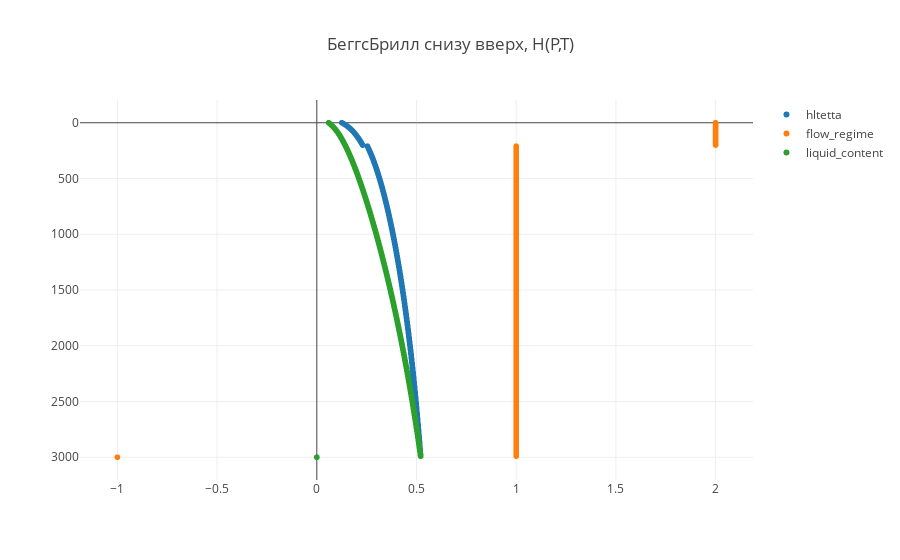

The notebook cell this image was saved under:
### Code cell
trace_hltetta = go.Scattergl(
    x = liquid_content_theta,
    y = h_list,
    name = 'hltetta',
    mode = 'markers'
)

trace_flow_regime = go.Scattergl(
    x = flow_regime,
    y = h_list,
    name = 'flow_regime',
    mode = 'markers'
)
trace_liquid_content = go.Scattergl(
    x = liquid_content,
    y = h_list,
    name = 'liquid_content',
    mode = 'markers'
)




data = [trace_hltetta, trace_flow_regime, trace_liquid_content]

layout = dict(title = 'БеггсБрилл снизу вверх, H(P,T)',  yaxis=dict(autorange='reversed'))

fig = dict(data=data, layout=layout)

iplot(fig, filename='basic-scatter')

### Figure 1 — Plotly figure (JSON) as saved in the notebook; plotly's stock layout.template omitted (floating-point values rounded to 4 significant figures; data arrays with more than 128 entries replaced by an {"elided": "..."} marker saying what was removed)
{"data": [{"mode": "markers", "name": "hltetta", "type": "scattergl", "uid": "b802fcdf-d50d-4353-810d-844e4596e449", "x": {"elided": "301 float values"}, "y": {"elided": "301 int values"}}, {"mode": "markers", "name": "flow_regime", "type": "scattergl", "uid": "8e1c62d3-905f-4adc-b10b-d8ce3ab7c63b", "x": {"elided": "301 int values"}, "y": {"elided": "301 int values"}}, {"mode": "markers", "name": "liquid_content", "type": "scattergl", "uid": "a96fd2c4-5c86-48f5-aba1-9dac4c7f822b", "x": {"elided": "301 float values"}, "y": {"elided": "301 int values"}}], "layout": {"title": {"text": "БеггсБрилл снизу вверх, H(P,T)"}, "yaxis": {"autorange": "reversed"}}}
